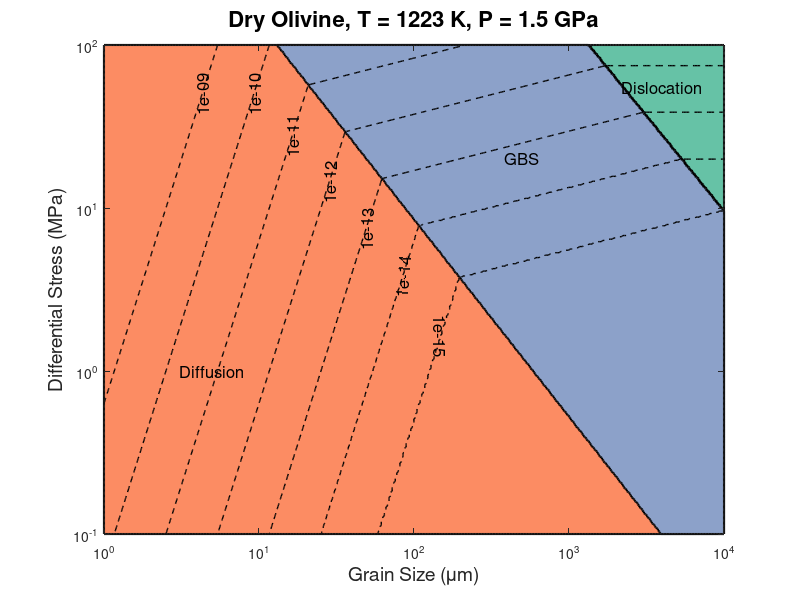

This figure's MATLAB source: (Note: this script raises an error after producing the figure.)
% -----------------------------------------------------------------------------
% Author: Xiong Wang
% Date:   2025-06-09
% Purpose: Generate deformation mechanism map for dry olivine at T=1223 K, P=1.5 GPa,
%          overlay experimental grain‐size vs. stress data from multiple locations.
% -----------------------------------------------------------------------------

% Clear workspace and figures
clearvars;
close all;

%% Constants
R       = 8.314;        % Universal gas constant [J/(mol·K)]
T       = 1223;         % Temperature [K]
P       = 1.5;          % Pressure [GPa] (used in activation energy)

% Flow‐law parameters (Warren & Hansen, 2023)
% Dislocation creep
A_dis   = 1.1e5;        
n_dis   = 3.5;          
Q_dis   = (530 + 15*P)*1e3;  

% Diffusion creep
A_diff  = 10^7.6;       
n_diff  = 1;            
p_diff  = 3;            
Q_diff  = (375 + 1.5*6)*1e3;  

% Grain-boundary sliding (GBS)
A_gbs   = 10^4.8;       
n_gbs   = 2.9;          
p_gbs   = 0.7;          
Q_gbs   = (445 + 15*P)*1e3;  

% Generate grid of grain sizes and stresses
grain_size = logspace(0, 4, 400);    % Grain size [µm]
stress     = logspace(-1, 2, 400);   % Differential stress [MPa]
[GS, SS]   = meshgrid(grain_size, stress);

% Compute strain rates for each mechanism
rate_dis  = A_dis  * SS.^n_dis  .* exp(-Q_dis./(R.*T));
rate_diff = A_diff * SS.^n_diff .* GS.^(-p_diff) .* exp(-Q_diff./(R.*T));
rate_gbs  = A_gbs  * SS.^n_gbs  .* GS.^(-p_gbs) .* exp(-Q_gbs./(R.*T));

% Identify dominant mechanism at each grid point
% 1 = Dislocation, 2 = Diffusion, 3 = GBS
dominant = zeros(size(rate_dis));
dominant(rate_dis  >= max(rate_diff, rate_gbs)) = 1;
dominant(rate_diff >= max(rate_dis, rate_gbs)) = 2;
dominant(rate_gbs  >= max(rate_dis, rate_diff)) = 3;

% Mask out non-dominant rates for contour overlays
rate_dis(dominant~=1)  = NaN;
rate_diff(dominant~=2) = NaN;
rate_gbs(dominant~=3)  = NaN;

% Plot deformation mechanism map
figure('Color','w');
% Filled contours for dominant mechanisms
contourf(GS, SS, dominant, [0.5 1.5 2.5 3.5], 'LineColor','k','LineWidth',1.5);
colormap([0.4 0.76 0.65; 0.99 0.55 0.39; 0.55 0.63 0.79]);
hold on;

% Strain‐rate contour levels
levels = logspace(-18, -9, 10);

% Overlay strain‐rate contours (dashed)
contour(GS, SS, rate_dis,  levels, 'LineColor','k', 'LineStyle','--', 'LineWidth',1, 'HandleVisibility','off');
[Cdiff, hDiff] = contour(GS, SS, rate_diff, levels, 'LineColor','k', 'LineStyle','--', 'LineWidth',1);
contour(GS, SS, rate_gbs,  levels, 'LineColor','k', 'LineStyle','--', 'LineWidth',1, 'HandleVisibility','off');

% Label diffusion‐creep contours only
clabel(Cdiff, hDiff, 'FontSize',12, 'LabelSpacing',1000);

% Annotate regions
text(4e3, 55, 'Dislocation', 'FontSize',12, 'HorizontalAlignment','center');
text(5,    1, 'Diffusion',   'FontSize',12, 'HorizontalAlignment','center');
text(5e2,  20, 'GBS',         'FontSize',12, 'HorizontalAlignment','center');

% Log scales and labels
set(gca, 'XScale','log', 'YScale','log');
xlim([1, 1e4]); ylim([0.1, 1e2]);
xlabel('Grain Size (\mum)',            'FontSize',14);
ylabel('Differential Stress (MPa)',    'FontSize',14);
title(sprintf('Dry Olivine, T = %d K, P = %.1f GPa', T, P), 'FontSize',16);

%% Load and overlay experimental data
data = readtable('Grainsize-Stress.txt', 'Delimiter','\t');
locations = unique(data.Location);
markers   = {'o','^','s'};
markerSize = 80;

hold on;
for i = 1:numel(locations)
    loc = locations{i};
    subset = data(strcmp(data.Location, loc), :);
    scatter(subset.GrainSize, subset.Stress, markerSize, ...
            'Marker', markers{i}, 'MarkerEdgeColor','r', ...
            'DisplayName', loc);
end
hold off;

set(gca, 'Layer','top');

% Save figure
print('Dry_olivine_deformation_map.png','-dpng','-r300');
